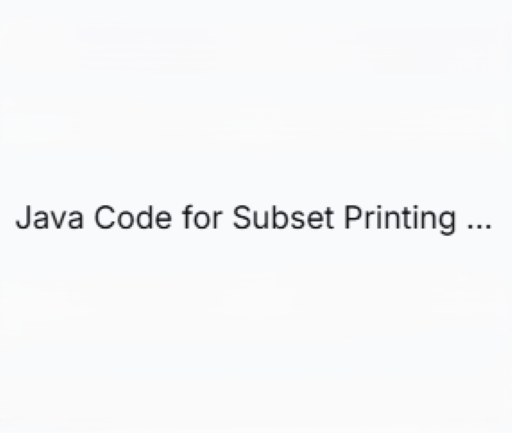
#> input picture document1.png, 512 x 433 px
$ python scanner.py
#> lines starting #> are read from the running program, lines starting #| are printed output that depends on the picture; after the words box and inside, x2 and y2 are one past the last pixel; in counts of white or black regions, pixels touching at a corner belong together
"""
Name       : Rounit Kumar.......
Roll No    : 2301010487
Course     : Image Processing & Computer Vision
Assignment : Smart Document Scanner & Quality Analysis System (with Enhanced OCR)
Date       : 10-02-2026
"""

import cv2
import numpy as np
import matplotlib.pyplot as plt
import os
from datetime import datetime
import pytesseract

pytesseract.pytesseract.tesseract_cmd = r'C:\Program Files\Tesseract-OCR\tesseract.exe'

for dir_name in ["outputs", "outputs/ocr_results", "outputs/preprocessed", "test_images"]:
    if not os.path.exists(dir_name):
        os.makedirs(dir_name)
        print(f"[OK] Created '{dir_name}' directory")

for dir_name in ["outputs", "outputs/ocr_results", "outputs/preprocessed", "test_images"]:
    if not os.path.exists(dir_name):
        os.makedirs(dir_name)
        print(f"[OK] Created '{dir_name}' directory")

# [109 lines left out: functions create_text_document_images, preprocess_for_ocr, not called in this run]

def extract_text_with_ocr_enhanced(image, image_name, doc_id, quality_level):
    """
    Extract text from image using Tesseract OCR with enhanced preprocessing
    """
    try:

        original_path = f"outputs/preprocessed/doc{doc_id}_{quality_level}_original.png"
        cv2.imwrite(original_path, image)

        if len(image.shape) == 3:
            gray = cv2.cvtColor(image, cv2.COLOR_BGR2GRAY)
        else:
            gray = image.copy()

        preprocessed_images = []
        preprocessed_names = []

        preprocessed_images.append(gray)
        preprocessed_names.append("original_gray")

        _, binary = cv2.threshold(gray, 0, 255, cv2.THRESH_BINARY + cv2.THRESH_OTSU)
        preprocessed_images.append(binary)
        preprocessed_names.append("binary_otsu")

        adaptive = cv2.adaptiveThreshold(gray, 255, cv2.ADAPTIVE_THRESH_GAUSSIAN_C,
                                        cv2.THRESH_BINARY, 11, 2)
        preprocessed_images.append(adaptive)
        preprocessed_names.append("adaptive")

        denoised = cv2.medianBlur(gray, 3)
        preprocessed_images.append(denoised)
        preprocessed_names.append("denoised")

        kernel = np.array([[-1,-1,-1],
                           [-1, 9,-1],
                           [-1,-1,-1]])
        sharpened = cv2.filter2D(gray, -1, kernel)
        preprocessed_images.append(sharpened)
        preprocessed_names.append("sharpened")

        kernel_dilate = np.ones((2,2), np.uint8)
        dilated = cv2.dilate(binary, kernel_dilate, iterations=1)
        preprocessed_images.append(dilated)
        preprocessed_names.append("dilated")

        kernel_erode = np.ones((2,2), np.uint8)
        eroded = cv2.erode(binary, kernel_erode, iterations=1)
        preprocessed_images.append(eroded)
        preprocessed_names.append("eroded")

        for proc_img, name in zip(preprocessed_images, preprocessed_names):
            proc_path = f"outputs/preprocessed/doc{doc_id}_{quality_level}_{name}.png"
            cv2.imwrite(proc_path, proc_img)

        configs = [
            r'--oem 3 --psm 6',
            r'--oem 3 --psm 3',
            r'--oem 3 --psm 4',
            r'--oem 3 --psm 1',
            r'--oem 3 --psm 7',
            r'--oem 3 --psm 8',
            r'--oem 3 --psm 11',
            r'--oem 1 --psm 6',
            r'--oem 2 --psm 6',
            r'-c tessedit_char_whitelist=abcdefghijklmnopqrstuvwxyzABCDEFGHIJKLMNOPQRSTUVWXYZ0123456789.,!?@#$%&*()_-+=[]{};: --psm 6'  # Character whitelist
        ]

        best_text = ""
        max_length = 0
        best_method = ""
        best_config = ""

        print(f"   [OCR] Trying {len(preprocessed_images)} preprocessing methods × {len(configs)} configs...")

        for proc_img, proc_name in zip(preprocessed_images, preprocessed_names):
            for config in configs:
                try:
                    text = pytesseract.image_to_string(proc_img, config=config)
                    text_stripped = text.strip()
                    text_len = len(text_stripped)

                    word_count = len(text_stripped.split())
                    score = text_len + word_count * 5

                    if score > max_length:
                        max_length = score
                        best_text = text
                        best_method = proc_name
                        best_config = config[:30] + "..."

                    if text_len > 0:
                        print(f"      ✓ {proc_name}: {text_len} chars, {word_count} words")

                except Exception as e:
                    continue

        if "original_gray" not in preprocessed_names:
            try:
                text = pytesseract.image_to_string(image, config=r'--oem 3 --psm 6')
                text_stripped = text.strip()
                text_len = len(text_stripped)
                word_count = len(text_stripped.split())
                if text_len > 0:
                    print(f"      ✓ original: {text_len} chars, {word_count} words")
                    if text_len > max_length:
                        max_length = text_len
                        best_text = text
                        best_method = "original"
            except:
                pass

        if best_text:

            best_text = ' '.join(best_text.split())

            replacements = {
                '|': 'I',
                '0': 'O',
                '1': 'l',
                '5': 'S',
                'rn': 'm',
                'cl': 'd',
            }
            for old, new in replacements.items():
                best_text = best_text.replace(old, new)

        filename = f"outputs/ocr_results/doc{doc_id}_{quality_level}_text.txt"
        with open(filename, 'w', encoding='utf-8') as f:
            f.write(f"OCR Results for Document {doc_id} - {quality_level}\n")
            f.write("="*70 + "\n\n")
            f.write(f"Best Method: {best_method}\n")
            f.write(f"Characters extracted: {len(best_text.strip()) if best_text else 0}\n")
            f.write(f"Words extracted: {len(best_text.split()) if best_text else 0}\n\n")
            f.write("="*70 + "\n")
            f.write("EXTRACTED TEXT:\n")
            f.write("="*70 + "\n")
            f.write(best_text if best_text.strip() else "[NO TEXT EXTRACTED]\n")
            f.write("\n" + "="*70 + "\n")
            f.write(f"Extracted on: {datetime.now().strftime('%Y-%m-%d %H:%M:%S')}\n")
            f.write(f"Image: {image_name}\n")

        if best_text and best_text.strip():
            word_count = len(best_text.split())
            char_count = len(best_text.strip())
            print(f"   [OK] Best result: {best_method} - {char_count} chars, {word_count} words")
            print(f"   [OK] Text preview: {best_text[:100]}...")
        else:
            print(f"   [WARNING] No text extracted after trying all methods")

        return best_text, filename

    except Exception as e:
        print(f"   [OCR ERROR] {str(e)}")
        return None, None

def load_and_preprocess(image_path, image_id=1):
    """
    Load document image, resize to 512x512, convert to grayscale
    """
    print(f"\n{'='*50}")
    print(f"[DOCUMENT {image_id}]: {os.path.basename(image_path)}")
    print(f"{'='*50}")

    img = cv2.imread(image_path)
    if img is None:
        print(f"[ERROR] Could not load image from {image_path}")
        return None, None, None

    h, w = img.shape[:2]
    print(f"[INFO] Original dimensions: {w} x {h} pixels")

    img_resized = cv2.resize(img, (512, 512), interpolation=cv2.INTER_AREA)

    gray = cv2.cvtColor(img_resized, cv2.COLOR_BGR2GRAY)

    print(f"[OK] Resized to: 512 x 512 pixels")
    print(f"[OK] Converted to grayscale (8-bit)")

    return img_resized, gray, image_id

# [226 lines left out: functions analyze_sampling, quantize_image, analyze_quantization, create_comparison_figure, compare_ocr_results, print_observations_with_ocr, not called in this run]

def process_document(image_path, image_id):
    """
    Process a single document through all tasks with OCR
    """

    orig_color, gray, doc_id = load_and_preprocess(image_path, image_id)

    if orig_color is None:
        return False

    cv2.imwrite(f"outputs/grayscale_doc{image_id}.png", gray)

    print("\n--- EXTRACTING OCR FROM ORIGINAL ---")
    original_text, original_text_file = extract_text_with_ocr_enhanced(gray, "original", doc_id, "original")
    if original_text_file:
        print(f"[OK] Original OCR text saved: {os.path.basename(original_text_file)}")

    sampled_images, sampled_texts = analyze_sampling(gray, doc_id)

    quantized_images, quantized_texts = analyze_quantization(gray, doc_id)

    # Compare OCR results
    compare_ocr_results(original_text, sampled_texts, quantized_texts, doc_id)

    # Task 5: Create comparison figure
    fig = create_comparison_figure(gray, sampled_images, quantized_images, doc_id)
    plt.show()

    return True


if __name__ == "__main__":

    print("\n" + "="*70)
    print("DOCUMENT SOURCE: Using existing document images")
    print("="*70)

    possible_docs = ["document1.png", "document2.png", "document3.png"]
    document_paths = []

    for doc in possible_docs:
        if os.path.exists(doc):
            document_paths.append(doc)
            print(f"   ✓ Found: {doc}")
        else:
            print(f"   ✗ Not found: {doc}")

    if len(document_paths) == 0:
        print("\n⚠️  No documents found. Creating test images...")
        document_paths = create_text_document_images()

    print("\n📋 DOCUMENTS TO PROCESS:")
    for i, path in enumerate(document_paths, 1):
        print(f"   Document {i}: {path}")

    successful = 0
    for i, doc_path in enumerate(document_paths, 1):
        print(f"\n{'='*60}")
        print(f"Processing Document {i}...")
        print(f"{'='*60}")
        if process_document(doc_path, i):
#> in load_and_preprocess, img is the input picture: shape (433, 512, 3); mean B, G, R 248.1, 247.1, 246.6
#| [INFO] Original dimensions: 512 x 433 pixels
#> in load_and_preprocess, `img_resized = cv2.resize(img, (512, 512), interpolation=cv2.INTER_AREA)`:
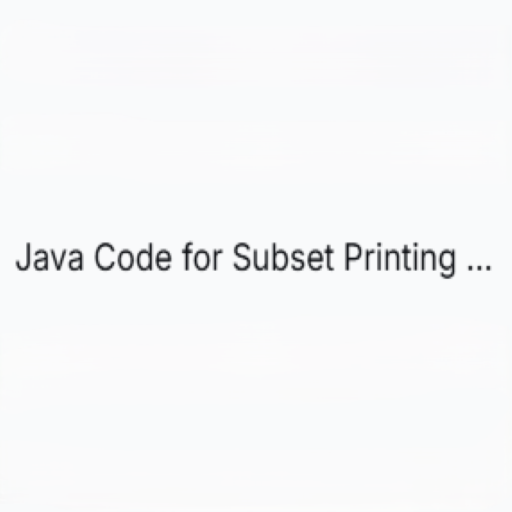
#> img_resized: shape (512, 512, 3); mean B, G, R 248.1, 247.1, 246.6
#> in process_document, `orig_color, gray, doc_id = load_and_preprocess(image_path, image_id)`: doc_id = 1
#> in extract_text_with_ocr_enhanced, `_, binary = cv2.threshold(gray, 0, 255, cv2.THRESH_BINARY + cv2.THRESH..`:
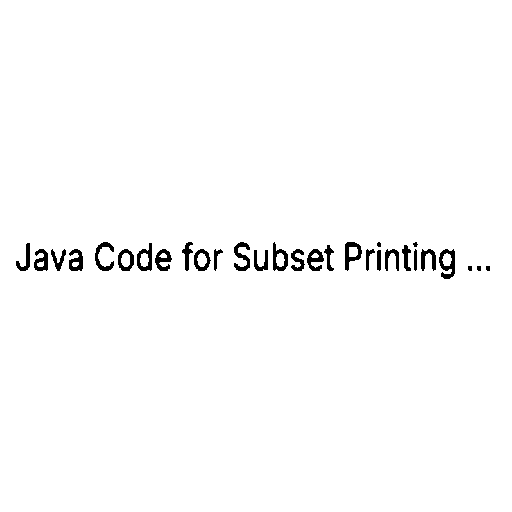
#> binary: shape (512, 512); 98.4% white; 30 black regions (5 under 20 px), largest, box (x1, y1, x2, y2) and area: (439, 249, 455, 279) 267, (345, 242, 362, 271) 236, (234, 242, 250, 271) 231
#> in extract_text_with_ocr_enhanced, `adaptive = cv2.adaptiveThreshold(gray, 255, cv2.ADAPTIVE_THRESH_GAUSSI..`:
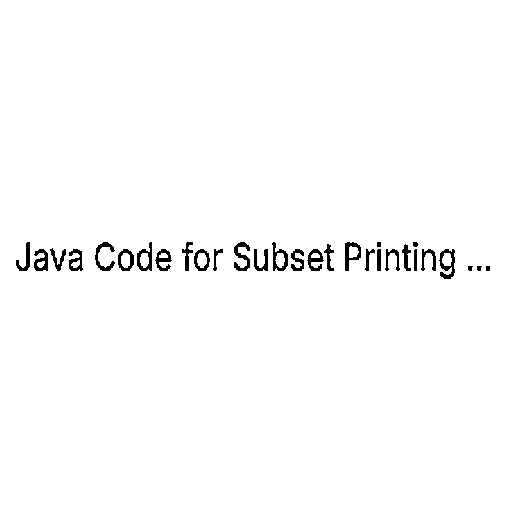
#> adaptive: shape (512, 512); 98.5% white; 30 black regions, largest, box (x1, y1, x2, y2) and area: (439, 249, 455, 279) 240, (234, 242, 250, 271) 227, (345, 242, 361, 271) 213
#> in extract_text_with_ocr_enhanced, `dilated = cv2.dilate(binary, kernel_dilate, iterations=1)`:
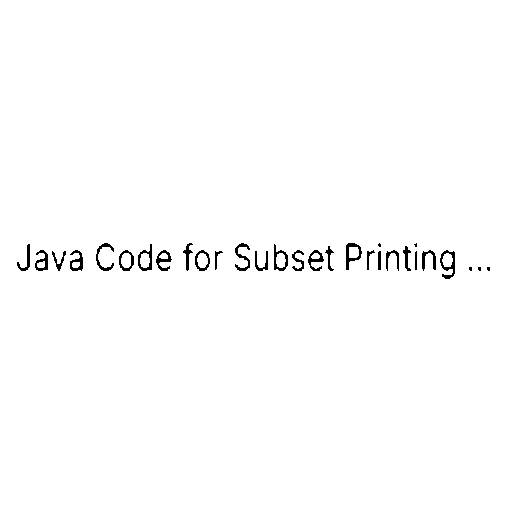
#> dilated: shape (512, 512); 98.9% white; black in thin lines or dots, all inside (x1, y1, x2, y2) = (17, 243, 490, 279)
#> in extract_text_with_ocr_enhanced, `eroded = cv2.erode(binary, kernel_erode, iterations=1)`:
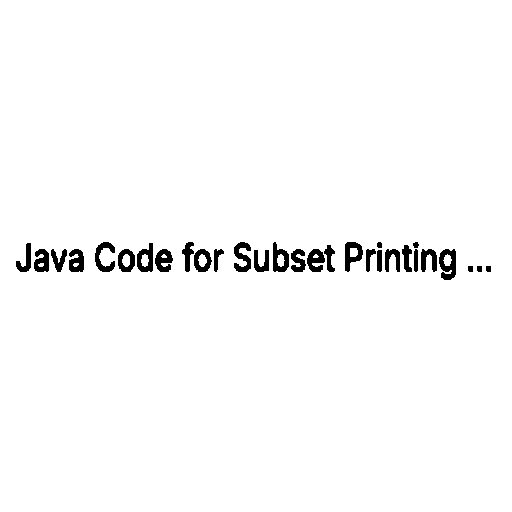
#> eroded: shape (512, 512); 97.8% white; 30 black regions, largest, box (x1, y1, x2, y2) and area: (439, 249, 456, 280) 353, (234, 242, 251, 272) 309, (345, 242, 363, 272) 301
#> the loop in extract_text_with_ocr_enhanced, `for proc_img, name in zip(preprocessed_images, preprocessed_names):` made 7 passes
#> name on passes 1 to 7: 'original_gray', 'binary_otsu', 'adaptive', 'denoised', 'sharpened', 'dilated', 'eroded'
#> (printed output is left out)
#> the loop in extract_text_with_ocr_enhanced, `for proc_img, proc_name in zip(preprocessed_images, preprocessed_names):` made 1 pass
#> after the loop in extract_text_with_ocr_enhanced, `for proc_img, proc_name in zip(preprocessed_images, preprocessed_names):`: best_config = ''; max_length = 0
#> (the run stopped early here; a loop or call above may not have finished)
